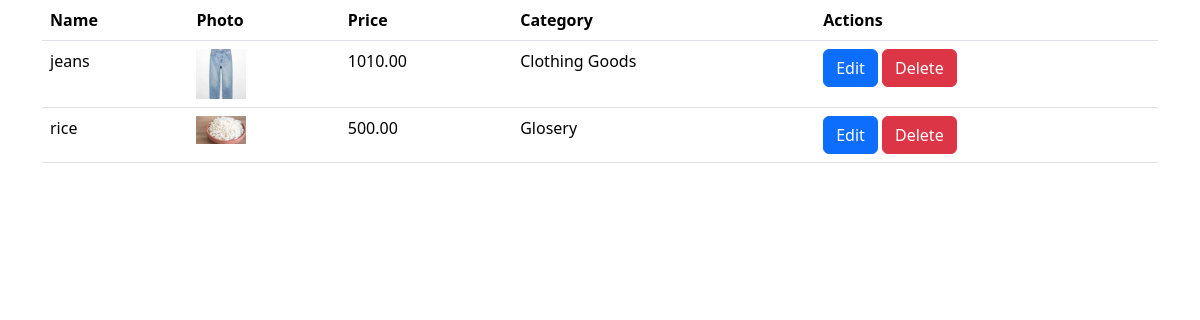
The page /list/product on the database its author committed.
### catalog/models.py (models this page shows, shortened)
class Product(models.Model):
    name =  models.CharField(max_length=225)
    price = models.DecimalField(max_digits=10, decimal_places=2)
    category = models.ForeignKey(Category, on_delete=models.CASCADE)
    photo = models.FileField(upload_to='uploads/')

class Category(models.Model):
    name = models.CharField(max_length=255)

### catalog/views.py (the view)
# urls.py: path('list/product', views.list_product , name='list_product'),
def list_product(request):
    products = Product.objects.all()
    context_dir ={
        'products':products
    }
    return render(request,"list_product.html",context_dir )

### catalog/templates/list_product.html (shortened to what this page needs)
<!DOCTYPE html>
<html>
  <head>
    <link rel="stylesheet" href="" />
    <link
      href="https://cdn.jsdelivr.net/npm/bootstrap@5.3.3/dist/css/bootstrap.min.css"
      rel="stylesheet"
    />
  </head>
  <body>
    <div class="container">
      <div class="row">
        <div class="col-md-12">
          <table class="table">
            <thead>
              <tr>
                <th>Name</th>
                <th>Photo</th>
                <th>Price</th>
                <th>Category</th>
                <th>Actions</th>
              </tr>
            </thead>
            <tbody>
              {% for product in products %}
              <tr>
                <td>{{product.name}}</td>
                <td>
                  <img
                    src="{{product.photo.url}}"
                    style="width: 50px; height: auto"
                    ,alt=""
                  />
                </td>
                <td>{{product.price}}</td>
                <td>{{product.category.name}}</td>
                <td>
                  <a href ="{% url 'update_product' product.id %}" class="btn btn-primary">Edit</a>
                  <form method ="POST" action="{% url 'delete_product' product.id %}" style = "display: inline;">
                    <button type="submit" class="btn btn-danger">Delete</button>
                </td>
              </tr>
              {% endfor %}
            </tbody>
          </table>
        </div>
      </div>
    </div>
  </body>
</html>

### rows shown on the page
Product: name "jeans", photo (picture), price "1010.00", category.name "Clothing Goods"
Product: name "rice", photo (picture), price "500.00", category.name "Glosery"
